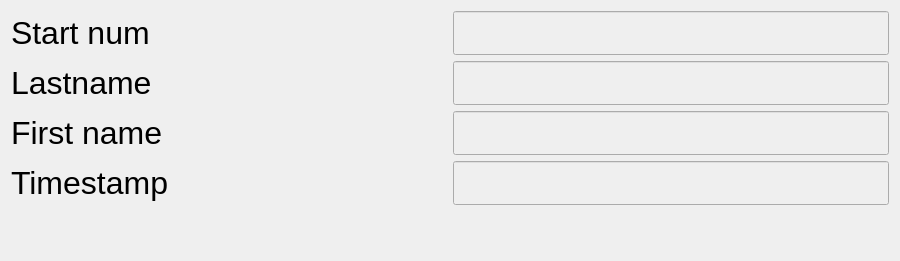
<?xml version="1.0" encoding="UTF-8"?>
<ui version="4.0">
 <class>sendresultForm</class>
 <widget class="QWidget" name="sendresultForm">
  <property name="windowModality">
   <enum>Qt::WindowModal</enum>
  </property>
  <property name="geometry">
   <rect>
    <x>0</x>
    <y>0</y>
    <width>900</width>
    <height>261</height>
   </rect>
  </property>
  <property name="windowTitle">
   <string>send result</string>
  </property>
  <property name="styleSheet">
   <string notr="true"/>
  </property>
  <layout class="QVBoxLayout" name="verticalLayout">
   <property name="sizeConstraint">
    <enum>QLayout::SetDefaultConstraint</enum>
   </property>
   <item>
    <layout class="QGridLayout" name="gridLayout">
     <item row="0" column="1">
      <widget class="QLineEdit" name="startnumLineEdit">
       <property name="enabled">
        <bool>false</bool>
       </property>
       <property name="sizePolicy">
        <sizepolicy hsizetype="Expanding" vsizetype="Expanding">
         <horstretch>0</horstretch>
         <verstretch>0</verstretch>
        </sizepolicy>
       </property>
       <property name="font">
        <font>
         <pointsize>24</pointsize>
        </font>
       </property>
       <property name="styleSheet">
        <string notr="true">color: rgb(0, 0, 0);</string>
       </property>
      </widget>
     </item>
     <item row="3" column="1">
      <widget class="QLineEdit" name="firstnameLineEdit">
       <property name="enabled">
        <bool>false</bool>
       </property>
       <property name="sizePolicy">
        <sizepolicy hsizetype="Expanding" vsizetype="Expanding">
         <horstretch>0</horstretch>
         <verstretch>0</verstretch>
        </sizepolicy>
       </property>
       <property name="font">
        <font>
         <pointsize>24</pointsize>
        </font>
       </property>
       <property name="styleSheet">
        <string notr="true">color: rgb(0, 0, 0);</string>
       </property>
      </widget>
     </item>
     <item row="2" column="1">
      <widget class="QLineEdit" name="lastnameLineEdit">
       <property name="enabled">
        <bool>false</bool>
       </property>
       <property name="sizePolicy">
        <sizepolicy hsizetype="Expanding" vsizetype="Expanding">
         <horstretch>0</horstretch>
         <verstretch>0</verstretch>
        </sizepolicy>
       </property>
       <property name="font">
        <font>
         <pointsize>24</pointsize>
        </font>
       </property>
       <property name="styleSheet">
        <string notr="true">color: rgb(0, 0, 0);</string>
       </property>
      </widget>
     </item>
     <item row="2" column="0">
      <widget class="QLabel" name="lastnameLabel">
       <property name="sizePolicy">
        <sizepolicy hsizetype="Expanding" vsizetype="Expanding">
         <horstretch>0</horstretch>
         <verstretch>0</verstretch>
        </sizepolicy>
       </property>
       <property name="font">
        <font>
         <pointsize>24</pointsize>
        </font>
       </property>
       <property name="text">
        <string>Lastname</string>
       </property>
      </widget>
     </item>
     <item row="5" column="0">
      <widget class="QLabel" name="timestampLabel">
       <property name="font">
        <font>
         <pointsize>24</pointsize>
        </font>
       </property>
       <property name="text">
        <string>Timestamp</string>
       </property>
      </widget>
     </item>
     <item row="3" column="0">
      <widget class="QLabel" name="firstnameLabel">
       <property name="sizePolicy">
        <sizepolicy hsizetype="Expanding" vsizetype="Expanding">
         <horstretch>0</horstretch>
         <verstretch>0</verstretch>
        </sizepolicy>
       </property>
       <property name="font">
        <font>
         <pointsize>24</pointsize>
        </font>
       </property>
       <property name="text">
        <string>First name</string>
       </property>
      </widget>
     </item>
     <item row="0" column="0">
      <widget class="QLabel" name="startNumLabel">
       <property name="sizePolicy">
        <sizepolicy hsizetype="Expanding" vsizetype="Expanding">
         <horstretch>0</horstretch>
         <verstretch>0</verstretch>
        </sizepolicy>
       </property>
       <property name="font">
        <font>
         <pointsize>24</pointsize>
        </font>
       </property>
       <property name="text">
        <string>Start num</string>
       </property>
      </widget>
     </item>
     <item row="5" column="1">
      <widget class="QLineEdit" name="timestampLineEdit">
       <property name="enabled">
        <bool>false</bool>
       </property>
       <property name="font">
        <font>
         <pointsize>24</pointsize>
        </font>
       </property>
       <property name="readOnly">
        <bool>false</bool>
       </property>
      </widget>
     </item>
    </layout>
   </item>
   <item>
    <widget class="QLabel" name="statusBar">
     <property name="sizePolicy">
      <sizepolicy hsizetype="Expanding" vsizetype="Expanding">
       <horstretch>0</horstretch>
       <verstretch>0</verstretch>
      </sizepolicy>
     </property>
     <property name="font">
      <font>
       <pointsize>24</pointsize>
      </font>
     </property>
     <property name="text">
      <string/>
     </property>
    </widget>
   </item>
  </layout>
 </widget>
 <resources/>
 <connections/>
</ui>
